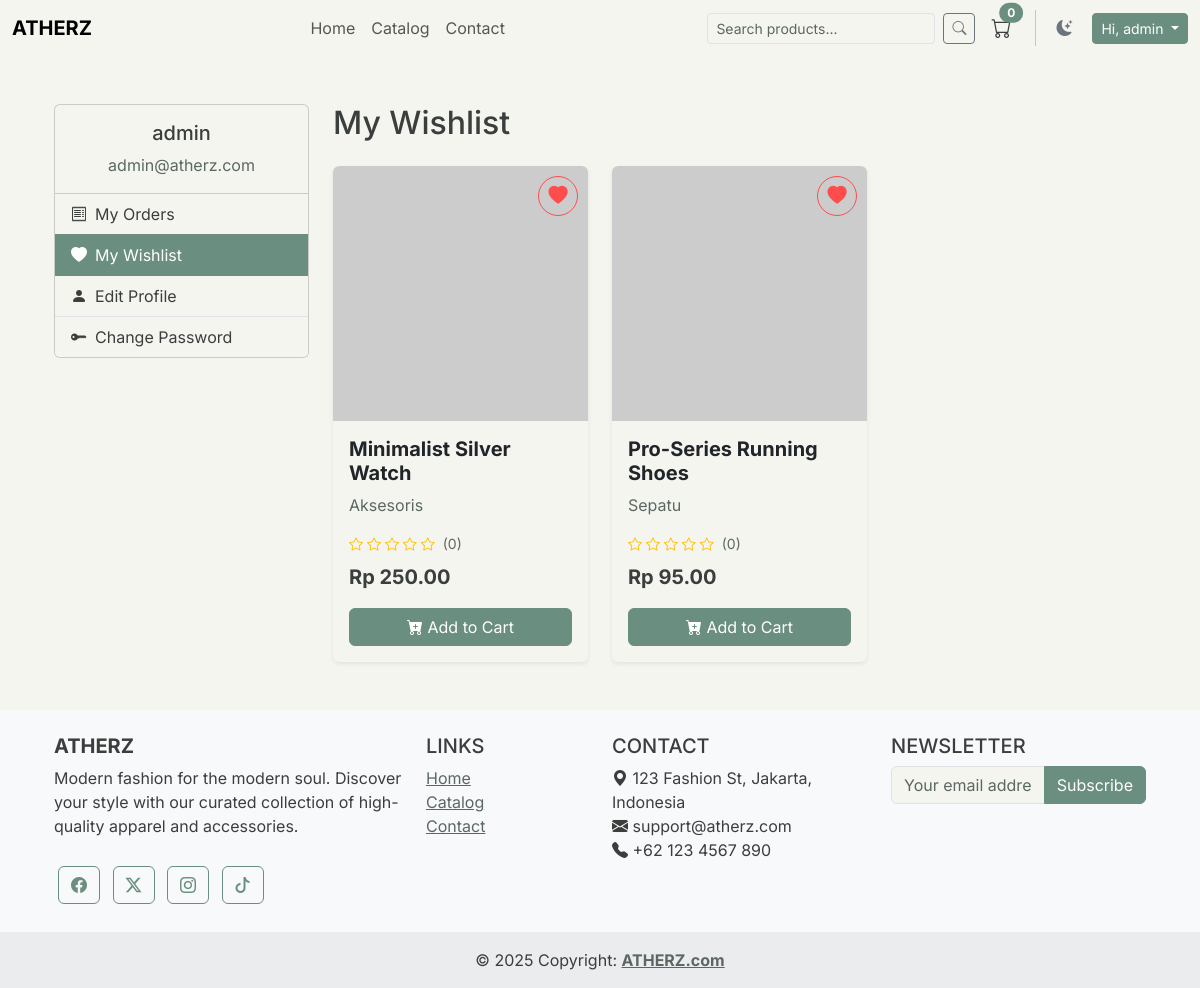
Page /profile/wishlist (signed in) on the committed database.
### models.py (models this page shows, shortened)
class User(UserMixin, db.Model):
    __tablename__ = 'users'
    id = db.Column(db.Integer, primary_key=True)
    username = db.Column(db.String(64), index=True, unique=True, nullable=False)
    email = db.Column(db.String(120), index=True, unique=True, nullable=False)
    password_hash = db.Column(db.String(256))
    is_admin = db.Column(db.Boolean, default=False)
    created_at = db.Column(db.DateTime, default=datetime.utcnow)
    orders = db.relationship('Order', backref='customer', lazy='dynamic')
    cart_items = db.relationship('Cart', backref='user', lazy='dynamic')
    reviews = db.relationship('Review', backref='author', lazy='dynamic')
    wishlist_items = db.relationship('Wishlist', backref='user', lazy='dynamic', cascade="all, delete-orphan")

class Wishlist(db.Model):
    __tablename__ = 'wishlist'
    id = db.Column(db.Integer, primary_key=True)
    user_id = db.Column(db.Integer, db.ForeignKey('users.id'), nullable=False)
    product_id = db.Column(db.Integer, db.ForeignKey('products.id'), nullable=False)
    product = db.relationship('Product')

class Product(db.Model):
    __tablename__ = 'products'
    id = db.Column(db.Integer, primary_key=True)
    name = db.Column(db.String(120), nullable=False)
    description = db.Column(db.Text, nullable=False)
    price = db.Column(db.Float, nullable=False)
    category = db.Column(db.String(64), nullable=False)
    stock = db.Column(db.Integer, nullable=False, default=0)
    image_url = db.Column(db.String(255), nullable=False, default='images/default.jpg')
    created_at = db.Column(db.DateTime, default=datetime.utcnow)
    popularity = db.Column(db.Integer, default=0)
    order_items = db.relationship('OrderItem', backref='product', lazy='dynamic')
    reviews = db.relationship('Review', backref='product', lazy='dynamic')
    @property
    def average_rating(self):
        review_count = self.reviews.count()
        if review_count == 0:
            return 0
        return sum(review.rating for review in self.reviews) / review_count
    @property
    def review_count(self):
        return self.reviews.count()

### app.py (the view)
    @app.route('/profile/wishlist')
    @login_required
    def wishlist():
        return render_template('wishlist.html', title='My Wishlist')

### forms.py
class SearchForm(FlaskForm):
    search_query = StringField('Search', validators=[DataRequired()])
    submit = SubmitField('Search')

### templates/wishlist.html (shortened to what this page needs)
{% extends "base.html" %}
{% block content %}
<div class="container">
    <div class="row">
        <div class="col-md-3">
            {% include 'profile_sidebar.html' %}
        </div>
        <div class="col-md-9">
            <h2 class="mb-4">My Wishlist</h2>
            {% if current_user.wishlist_items.all() %}
                <div class="row row-cols-1 row-cols-md-3 g-4">
                    {% for item in current_user.wishlist_items.order_by('id') %}
                        <div class="col d-flex align-items-stretch">
                           {% set product = item.product %}
                           {% include 'components/product_card.html' %}
                        </div>
                    {% endfor %}
                </div>
            {% endif %}
        </div>
    </div>
</div>
{% endblock %}

### templates/base.html (shortened to what this page needs)
<!DOCTYPE html>
<html lang="en" class="light">
<head>
    <link href="https://cdn.jsdelivr.net/npm/bootstrap@5.3.2/dist/css/bootstrap.min.css" rel="stylesheet">
    <link rel="stylesheet" href="https://cdn.jsdelivr.net/npm/bootstrap-icons@1.11.1/font/bootstrap-icons.css">
    <link rel="stylesheet" href="{{ url_for('static', filename='css/style.css') }}">
</head>
<body class="d-flex flex-column min-vh-100">
        <nav id="mainNavbar" class="navbar navbar-expand-lg bg-body-tertiary sticky-top">
            <div class="container-fluid">
            <a class="navbar-brand fw-bold text-uppercase" href="{{ url_for('home') }}">ATHERZ</a>
            <div class="collapse navbar-collapse" id="navbarNav">
                <ul class="navbar-nav mx-auto">
                    <li class="nav-item"><a class="nav-link" href="{{ url_for('home') }}">Home</a></li>
                    <li class="nav-item"><a class="nav-link" href="{{ url_for('catalog') }}">Catalog</a></li>
                    <li class="nav-item"><a class="nav-link" href="{{ url_for('contact') }}">Contact</a></li>
                </ul>
                <div class="d-flex align-items-center">
                    <div class="search-container position-relative">
                        <form class="d-flex" action="{{ url_for('search') }}" method="GET">
                            <input id="live-search-input" class="form-control form-control-sm me-2" type="search" name="search_query" placeholder="Search products..." autocomplete="off">
                            <button type="submit" class="btn btn-outline-secondary btn-sm"><i class="bi bi-search"></i></button>
                        </form>
                    </div>
                    <a href="{{ url_for('cart') }}" class="nav-link ms-3 me-3 position-relative">
                        <i class="bi bi-cart fs-5"></i>
                        <span id="cart-count-badge" class="position-absolute top-0 start-100 translate-middle badge rounded-pill bg-primary">
                            {{ cart_count }}
                        </span>
                    </a>
                    <button id="darkModeToggle" class="btn btn-outline-secondary border-0 me-2"></button>
                    {% if current_user.is_authenticated %}
                        <div class="dropdown">
                          <button class="btn btn-primary btn-sm dropdown-toggle" type="button" data-bs-toggle="dropdown" aria-expanded="false">
                            Hi, {{ current_user.username }}
                          </button>
                        </div>
                    {% else %}
                        <a href="{{ url_for('login') }}" class="btn btn-outline-primary btn-sm me-2">Login</a>
                        <a href="{{ url_for('register') }}" class="btn btn-primary btn-sm">Register</a>
                    {% endif %}
                </div>
            </div>
        </div>
    </nav>
    <main class="container my-5 flex-grow-1">
        {% block content %}{% endblock %}
    </main>
    <footer class="bg-body-tertiary text-center text-lg-start mt-auto">
        <div class="container p-4">
            <div class="row">
                <div class="col-lg-4 col-md-12 mb-4 mb-md-0">
                    <h5 class="text-uppercase fw-bold">ATHERZ</h5>
                    <p>Modern fashion for the modern soul. Discover your style with our curated collection of high-quality apparel and accessories.</p>
                    <div class="mt-4">
                        <a href="#" class="btn btn-outline-primary btn-floating m-1" role="button"><i class="bi bi-facebook"></i></a>
                        <a href="#" class="btn btn-outline-primary btn-floating m-1" role="button"><i class="bi bi-twitter-x"></i></a>
                        <a href="#" class="btn btn-outline-primary btn-floating m-1" role="button"><i class="bi bi-instagram"></i></a>
                        <a href="#" class="btn btn-outline-primary btn-floating m-1" role="button"><i class="bi bi-tiktok"></i></a>
                    </div>
                </div>
                <div class="col-lg-2 col-md-6 mb-4 mb-md-0">
                    <h5 class="text-uppercase">Links</h5>
                    <ul class="list-unstyled mb-0">
                        <li><a href="{{ url_for('home') }}" class="text-body-secondary">Home</a></li>
                        <li><a href="{{ url_for('catalog') }}" class="text-body-secondary">Catalog</a></li>
                        <li><a href="{{ url_for('contact') }}" class="text-body-secondary">Contact</a></li>
                    </ul>
                </div>
                <div class="col-lg-3 col-md-6 mb-4 mb-md-0">
                    <h5 class="text-uppercase">Contact</h5>
                    <ul class="list-unstyled mb-0">
                        <li><i class="bi bi-geo-alt-fill"></i> 123 Fashion St, Jakarta, Indonesia</li>
                        <li><i class="bi bi-envelope-fill"></i> support@atherz.com</li>
                        <li><i class="bi bi-telephone-fill"></i> +62 123 4567 890</li>
                    </ul>
                </div>
                <div class="col-lg-3 col-md-12 mb-4 mb-md-0">
                    <h5 class="text-uppercase">Newsletter</h5>
                    <form action="#" method="post">
                        <div class="input-group">
                            <input type="email" class="form-control" placeholder="Your email address">
                            <button class="btn btn-primary" type="button">Subscribe</button>
                        </div>
                    </form>
                </div>
            </div>
        </div>
        <div class="text-center p-3" style="background-color: rgba(0, 0, 0, 0.05);">
            © 2025 Copyright:
            <a class="text-body-secondary fw-bold" href="{{ url_for('home') }}">ATHERZ.com</a>
        </div>
    </footer>
</body>
</html>

### templates/profile_sidebar.html
<div class="card">
    <div class="card-body text-center">
        <h5 class="card-title">{{ current_user.username }}</h5>
        <p class="card-text text-muted">{{ current_user.email }}</p>
    </div>
    <div class="list-group list-group-flush">
        <a href="{{ url_for('profile') }}" class="list-group-item list-group-item-action {% if request.endpoint == 'profile' %}active{% endif %}">
            <i class="bi bi-receipt me-2"></i>My Orders
        </a>
        <a href="{{ url_for('wishlist') }}" class="list-group-item list-group-item-action {% if request.endpoint == 'wishlist' %}active{% endif %}">
            <i class="bi bi-heart-fill me-2"></i>My Wishlist
        </a>
        <a href="{{ url_for('edit_profile') }}" class="list-group-item list-group-item-action {% if request.endpoint == 'edit_profile' %}active{% endif %}">
            <i class="bi bi-person-fill me-2"></i>Edit Profile
        </a>
        <a href="{{ url_for('change_password') }}" class="list-group-item list-group-item-action {% if request.endpoint == 'change_password' %}active{% endif %}">
            <i class="bi bi-key-fill me-2"></i>Change Password
        </a>
    </div>
</div>

### templates/components/product_card.html (shortened to what this page needs)
<div class="card h-100 product-card shadow-sm border-0">
    <button class="btn wishlist-btn {% if product.id in wishlist_product_ids %}active{% endif %}" data-product-id="{{ product.id }}" title="Add to Wishlist">
        <i class="bi bi-heart-fill"></i>
    </button>
    <a href="{{ url_for('product_detail', product_id=product.id) }}">
        <img src="{{ product.image_url }}" class="card-img-top product-card-img" alt="{{ product.name }}" onerror="this.onerror=null;this.src='https://placehold.co/400x400/EAEAEA/333333?text=Image+Not+Found';">
    </a>
    <div class="card-body d-flex flex-column">
        <h5 class="card-title fw-bold">
            <a href="{{ url_for('product_detail', product_id=product.id) }}" class="text-decoration-none text-body">{{ product.name }}</a>
        </h5>
        <p class="card-text text-muted">{{ product.category }}</p>
        <div class="d-flex align-items-center mb-2">
            <small class="text-warning">
                {% for i in range(1, 6) %}
                    {% if i <= product.average_rating %}<i class="bi bi-star-fill"></i>{% elif i - 0.5 <= product.average_rating %}<i class="bi bi-star-half"></i>{% else %}<i class="bi bi-star"></i>{% endif %}
                {% endfor %}
            </small>
            <small class="text-muted ms-2">({{ product.review_count }})</small>
        </div>
        <p class="card-text fs-5 fw-bold mt-auto">Rp {{ "%.2f"|format(product.price) }}</p>
        <form class="add-to-cart-form">
            <button type="submit" class="btn btn-primary w-100 add-to-cart-btn">
                <i class="bi bi-cart-plus-fill"></i> Add to Cart
            </button>
        </form>
    </div>
</div>

### static/css/style.css (style rules this page uses)
body { font-family: 'Inter', sans-serif; transition: background-color 0.2s ease, color 0.2s ease; }
:root { --bs-primary: #6A8E7F; --bs-primary-rgb: 106, 142, 127; --bs-secondary-color: #5b6862; --bs-body-bg: #F5F5F0; --bs-body-color: #3a3f3d; --bs-link-hover-color: #597a6d; }
.btn-primary { --bs-btn-bg: var(--bs-primary); --bs-btn-border-color: var(--bs-primary); --bs-btn-hover-bg: #597a6d; --bs-btn-hover-border-color: #597a6d; --bs-btn-active-bg: #527064; --bs-btn-active-border-color: #527064; --bs-btn-focus-shadow-rgb: var(--bs-primary-rgb); }
.btn-outline-primary { --bs-btn-color: var(--bs-primary); --bs-btn-border-color: var(--bs-primary); --bs-btn-hover-color: #fff; --bs-btn-hover-bg: var(--bs-primary); --bs-btn-hover-border-color: var(--bs-primary); --bs-btn-active-color: #fff; --bs-btn-active-bg: var(--bs-primary); --bs-btn-active-border-color: var(--bs-primary); --bs-btn-focus-shadow-rgb: var(--bs-primary-rgb); }
.badge.bg-primary { background-color: var(--bs-primary) !important; }
a { color: var(--bs-primary); }
.list-group-item.active { background-color: var(--bs-primary); border-color: var(--bs-primary); }
.product-card { transition: transform 0.3s ease, box-shadow 0.3s ease; position: relative; overflow: hidden; }
.product-card-img { aspect-ratio: 1 / 1; object-fit: cover; }
.wishlist-btn { position: absolute; top: 10px; right: 10px; z-index: 10; background-color: rgba(255, 255, 255, 0.7); border-radius: 50%; width: 40px; height: 40px; display: flex; align-items: center; justify-content: center; color: #ccc; font-size: 1.2rem; transition: color 0.2s ease, background-color 0.2s ease; }
.wishlist-btn.active { color: #ff4d4d; }
#mainNavbar { background-color: transparent !important; transition: background-color 0.4s ease-out, box-shadow 0.4s ease-out; }
.navbar-nav .nav-link { position: relative; transition: transform 0.2s ease-in-out; }
.navbar-nav .nav-link::after { content: ''; position: absolute; width: 0; height: 2px; bottom: 5px; left: 50%; transform: translateX(-50%); background-color: var(--bs-primary); transition: width 0.3s ease-in-out; }
.navbar .d-flex .nav-link, .navbar .d-flex .btn, .navbar .d-flex .dropdown > button { transition: transform 0.2s ease, box-shadow 0.2s ease; }

### rows in the picture
User: username "admin", email "admin@atherz.com"
Wishlist: review_count "0"
Product: name "Minimalist Silver Watch", category "Aksesoris", price "250.00"
Wishlist: review_count "0"
Product: name "Pro-Series Running Shoes", category "Sepatu", price "95.00"

### other values in the picture
{{ cart_count }} "0"
